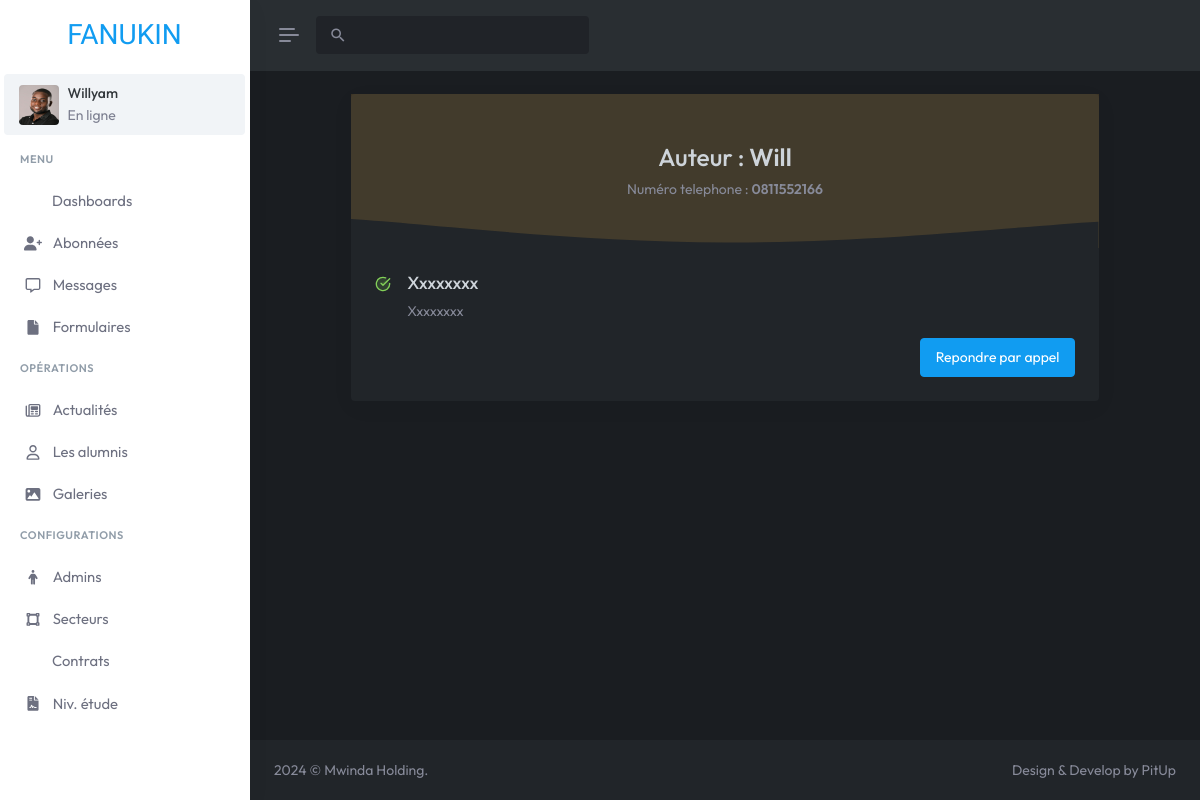
Page /admins/message-1 (signed in) on the committed database.
### tables this page shows
CREATE TABLE IF NOT EXISTS `tb_contact` (
  `id` int NOT NULL AUTO_INCREMENT,
  `nom` text ,
  `email` text ,
  `sujet` text ,
  `phone` text ,
  `message` text ,
  `status` tinyint DEFAULT '0',
  PRIMARY KEY (`id`)
);

### admins/models/view-message.php (called while the page is built, shortened)
<?php
$db = db();
$req = $db->prepare("SELECT * FROM tb_contact WHERE id = ?");
$req->execute([ $_GET['id'] ]);

### admins/message-content.php (the view, shortened to what this page needs)
<!DOCTYPE html>
<html
    lang="en"
    data-layout="vertical"
    data-topbar="light"
    data-sidebar="light"
    data-bs-theme="dark"
    data-sidebar-size="lg"
    data-sidebar-image="none"
    data-preloader="disable"
    data-theme="vintage"
    data-theme-colors="default"
    data-sidebar-user-show
>
    <head>
        <link href="assets/css/bootstrap.min.css" rel="stylesheet" type="text/css" />
        <link href="assets/css/icons.min.css" rel="stylesheet" type="text/css" />
        <link href="assets/css/app.min.css" rel="stylesheet" type="text/css" />
        <link href="assets/css/custom.min.css" rel="stylesheet" type="text/css" />
        <link rel="stylesheet" href="https://cdnjs.cloudflare.com/ajax/libs/MaterialDesign-Webfont/6.5.95/css/materialdesignicons.min.css" />
        <link
            rel="stylesheet"
            href="https://cdnjs.cloudflare.com/ajax/libs/MaterialDesign-Webfont/6.5.95/css/materialdesignicons.css
            "
        />
        <link rel="stylesheet" href="https://cdnjs.cloudflare.com/ajax/libs/MaterialDesign-Webfont/6.5.95/css/materialdesignicons.css.map" />
        <link rel="stylesheet" href="https://cdnjs.cloudflare.com/ajax/libs/MaterialDesign-Webfont/6.5.95/css/materialdesignicons.min.css.map" />
        <link rel="stylesheet" type="text/css" href="https://cdnjs.cloudflare.com/ajax/libs/font-awesome/6.0.0-beta3/css/all.min.css" />
        <link rel="stylesheet" type="text/css" href="https://cdnjs.cloudflare.com/ajax/libs/font-awesome/6.0.0-beta3/css/fontawesome.min.css" />
        <link rel="stylesheet" href="https://cdn.datatables.net/1.11.5/css/dataTables.bootstrap5.min.css" />
        <link rel="stylesheet" href="https://cdn.datatables.net/responsive/2.2.9/css/responsive.bootstrap.min.css" />
        <link rel="stylesheet" href="https://cdn.datatables.net/buttons/2.2.2/css/buttons.dataTables.min.css" />
    </head>
    <body>
        <div id="layout-wrapper">
            <?php require 'views/header.php'; ?>
            <?php require 'views/nav.php'; ?>
            <div class="main-content">
                <div class="page-content">
                    <div class="container-fluid">
                        <?php
                            require 'models/view-message.php';
                            if ($res = $req->fetch(PDO::FETCH_OBJ)) {
                        ?>
                            <div class="row justify-content-center">
                                <div class="col-lg-10">
                                    <div class="card">
                                        <div class="bg-warning-subtle position-relative">
                                            <div class="card-body p-5">
                                                <div class="text-center">
                                                    <h3>Auteur : <b><?= $res->nom ?></b></h3>
                                                    <p class="mb-0 text-muted">Numéro telephone : <b><?= $res->phone ?></b></p>
                                                </div>
                                            </div>
                                            <div class="shape">
                                            </div>
                                        </div>
                                        <div class="card-body p-4">
                                            <div class="d-flex">
                                                <div class="flex-shrink-0 me-3">
                                                    <i data-feather="check-circle" class="text-success icon-dual-success icon-xs"></i>
                                                </div>
                                                <div class="flex-grow-1">
                                                    <h5><?= $res->sujet ?></h5>
                                                    <p class="text-muted">
                                                        <?= $res->message ?>
                                                    </p>
                                                </div>
                                            </div>
                                            <div class="text-end">
                                                <a href="tel:<?= $res->phone ?>" class="btn btn-primary">Repondre par appel</a>
                                            </div>
                                        </div>
                                    </div>
                                </div>
                            </div>
                        <?php } ?>
                    </div>
                </div>
                <?php require 'views/footer.php'; ?>
            </div>
        </div>
    </body>
</html>

### rows in the picture
tb_contact: nom "Will", phone "0811552166", sujet "Xxxxxxxx", message "Xxxxxxxx"

### other values in the picture
$_SESSION['nom'] "Willyam"
